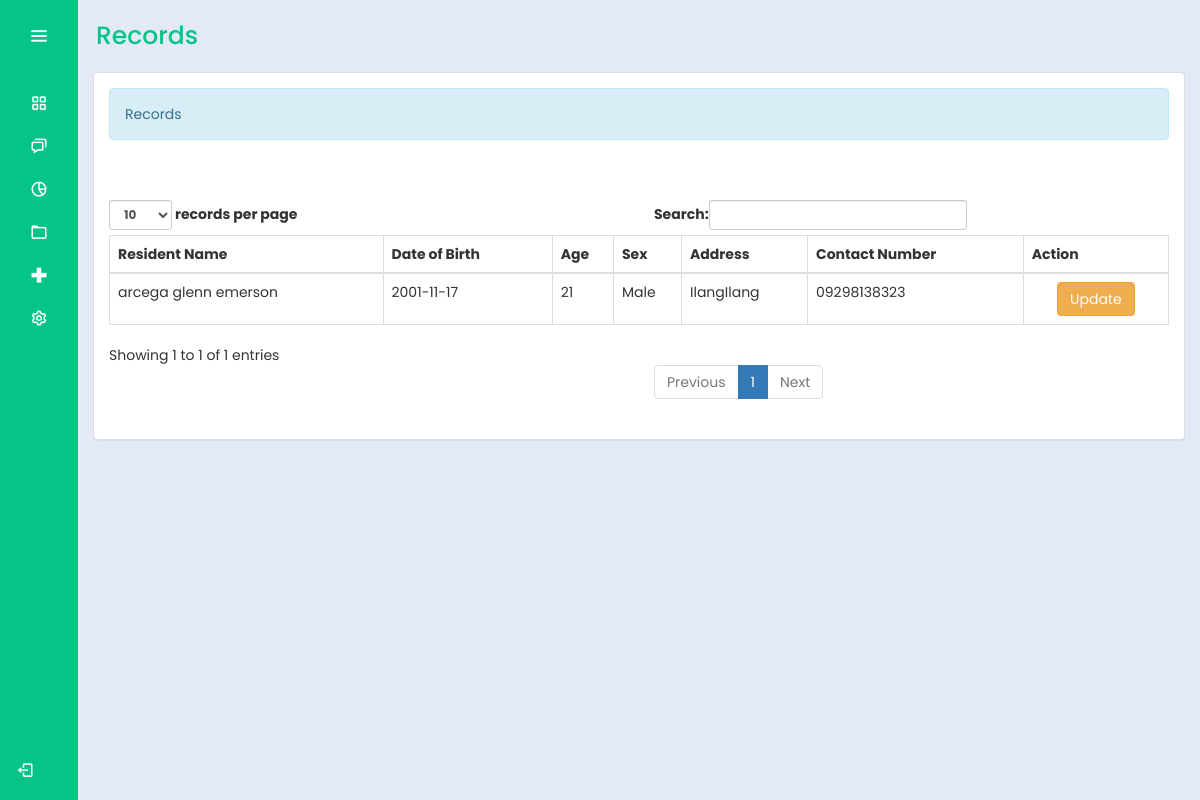
The page /bhw/userRecMed.php (signed in) on the database as committed earlier.
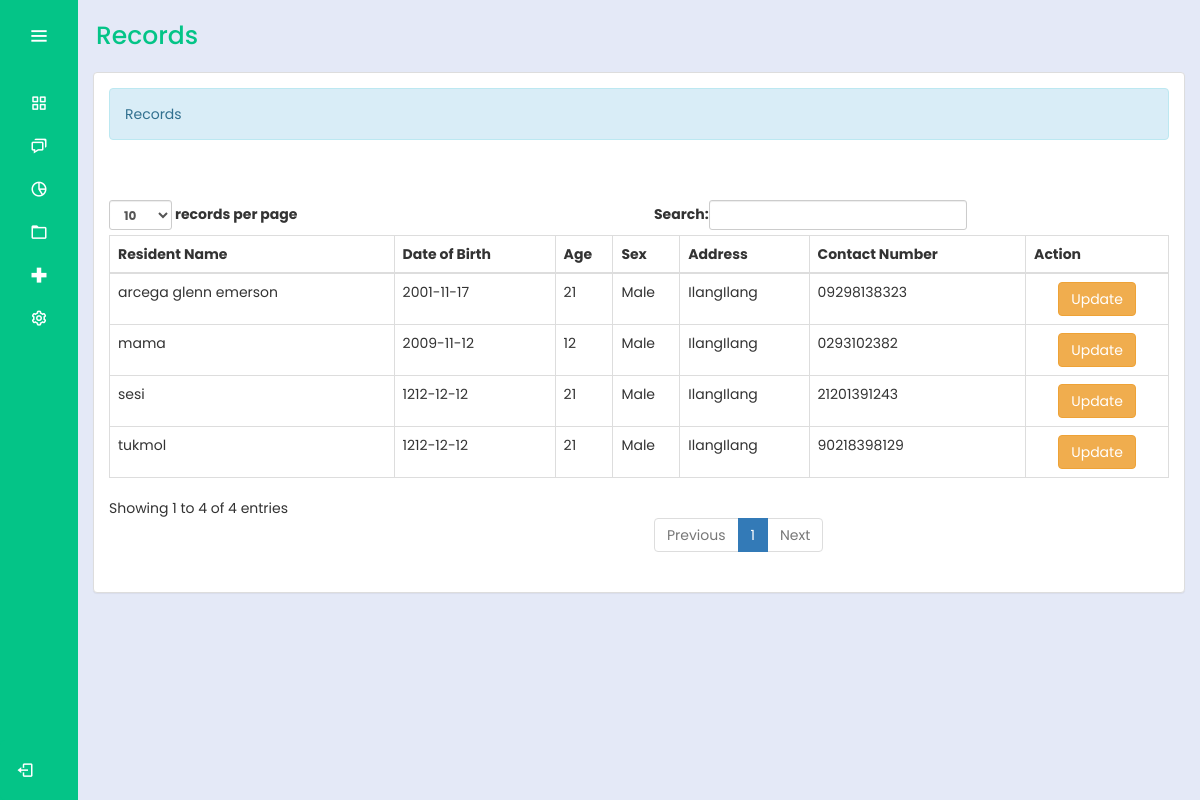
The same page on the database as committed later.
### tables this page shows
CREATE TABLE `residentrecords` (
  `residentId` int(30) NOT NULL,
  `productId` int(30) NOT NULL,
  `residentName` varchar(100) NOT NULL,
  `dateBirth` date NOT NULL,
  `age` int(10) NOT NULL,
  `sex` varchar(10) NOT NULL,
  `address` varchar(100) NOT NULL,
  `contactNumber` varchar(11) NOT NULL
);

### bhw/userRecMed.php (the view, shortened to what this page needs)
<?php
@include "../connection/connect.php";
if(isset($_SESSION['user_data'])){
?>
<!DOCTYPE html>
<html lang="en">
<head>
  <link rel="stylesheet" href="../cssmainmenu/style.css">
  <link href='https://unpkg.com/boxicons@2.1.4/css/boxicons.min.css' rel='stylesheet'>
  <link rel = "stylesheet" type = "text/css" href = "../css/bootstrap.css " />
  <link rel = "stylesheet" type = "text/css" href = "../css/style.css" />
</head>
<body>
  <div class="sidebar">
    <div class="logo_details">
      <i class="bx bx-menu" id="btn"></i>
    </div>
    <ul class="nav-list">
      <li>
        <a href="homemedd.php">
          <i class="bx bx-grid-alt"></i>
        </a>
      </li>
      <li>
        <a href="#">
          <i class="bx bx-chat"></i>
        </a>
      </li>
      <li>
        <a href="#">
          <i class="bx bx-pie-chart-alt-2"></i>
        </a>
      </li>
      <li>
        <a href="userRecMed.php">
          <i class="bx bx-folder"></i>
        </a>
      </li>
      <li>
        <a href="medicinee.php">
          <i class="bx bx-plus-medical"></i>
        </a>
      </li>
      <li>
        <a href="#">
          <i class="bx bx-cog"></i>
        </a>
      </li>
      <li class="profile">
  <div class="profile_details">
    <div class="profile_content">
    <div class="name"><?php echo $_SESSION['user_data']['name']; ?></div>
    </div>
  </div>
  <a href="../logout.php" id="log_out">
    <i class="bx bx-log-out"></i>
  </a>
  </li>
    </ul>
  </div>
  <section class="home-section">
    <div class="text">Records</div>
    <div class = "container-fluid">
		<div class = "panel panel-default">
			<div class = "panel-body">
				<div class = "alert alert-info">Records</div>
				<br />
				<br />
				<table id = "table" class = "table table-bordered">
					<thead>
						<tr>
							<th>Resident Name</th>
							<th>Date of Birth</th>
							<th>Age</th>
							<th>Sex</th>
							<th>Address</th>
							<th>Contact Number</th>
							<th>Action</th>
						</tr>
					</thead>
					<tbody>
					<?php
						$query = $conn->query("SELECT * FROM `residentrecords`") or die(mysqli_error());
						while($fetch = $query->fetch_array()){
					?>
						<tr>
							<td><?php echo $fetch['residentName']?></td>
							<td><?php echo $fetch['dateBirth']?></td>
							<td><?php echo $fetch['age']?></td>
							<td><?php echo $fetch['sex']?></td>
							<td><?php echo $fetch['address']?></td>
							<td><?php echo $fetch['contactNumber']?></td>
							<td><center><a class="btn btn-warning" href="resident_med.php?residentId=<?php echo $fetch['residentId'] ?>"></i> Update</a>
            </tr>
					<?php
						}
					?>
					</tbody>
				</table>
			</div>
		</div>
	</div>
  </section>
</body>
</html>
<?php
}
else{
	header("Location:.././index.php?error=UnAuthorized Access");
}

Rows that differ between the two databases and show on the page:
added residentrecords: residentName "tukmol", dateBirth "1212-12-12", age "21", sex "Male", address "IlangIlang", contactNumber "90218398129"
added residentrecords: residentName "sesi", dateBirth "1212-12-12", age "21", sex "Male", address "IlangIlang", contactNumber "21201391243"
added residentrecords: residentName "mama", dateBirth "2009-11-12", age "12", sex "Male", address "IlangIlang", contactNumber "0293102382"
Other text that changed with them:
text written by a page script: "records per page Search: Showing 1 to 1 of 1 entries Previous 1 Next" → "records per page Search: Showing 1 to 4 of 4 entries Previous 1 Next"
